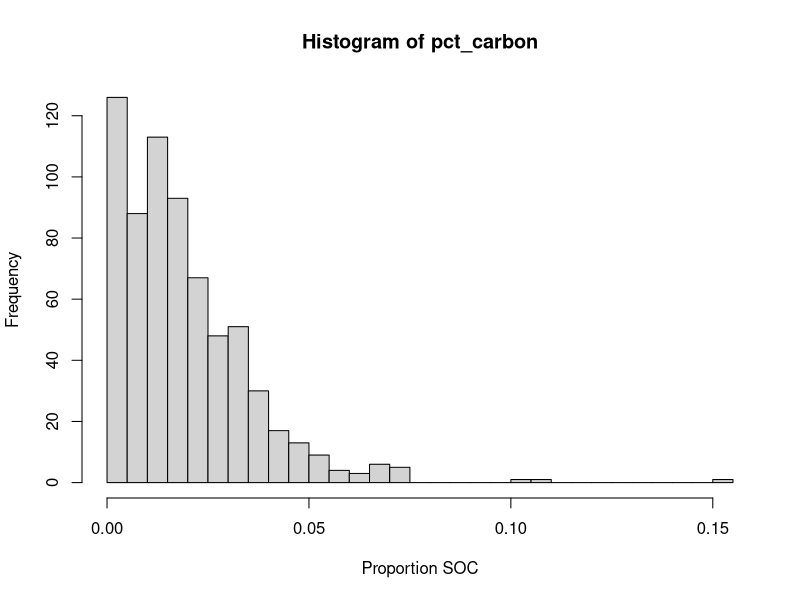
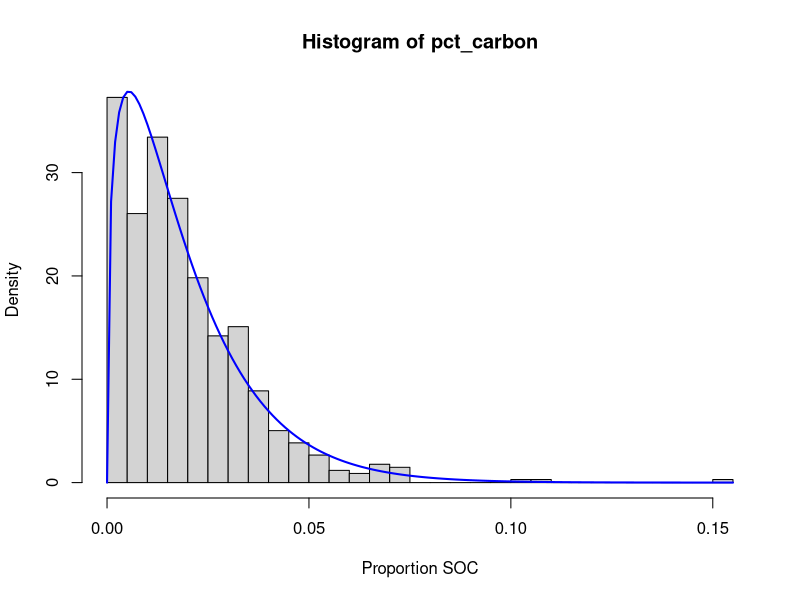
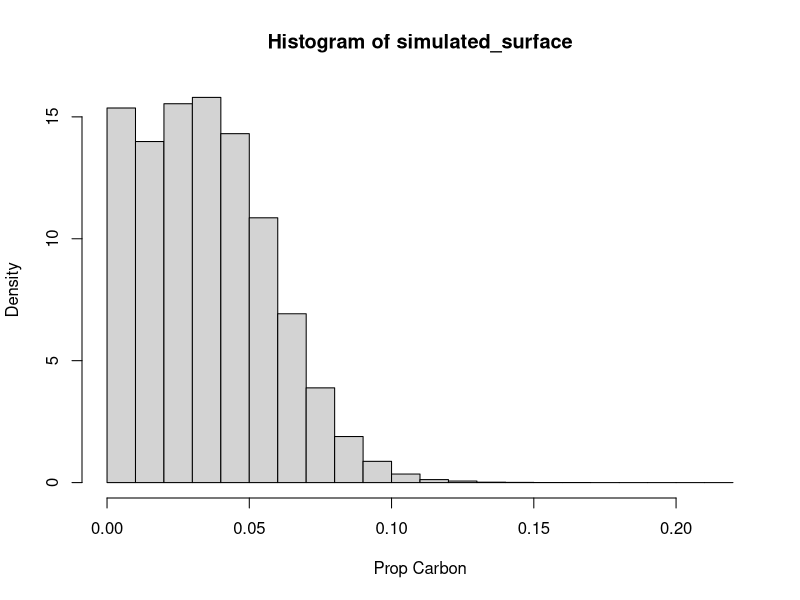
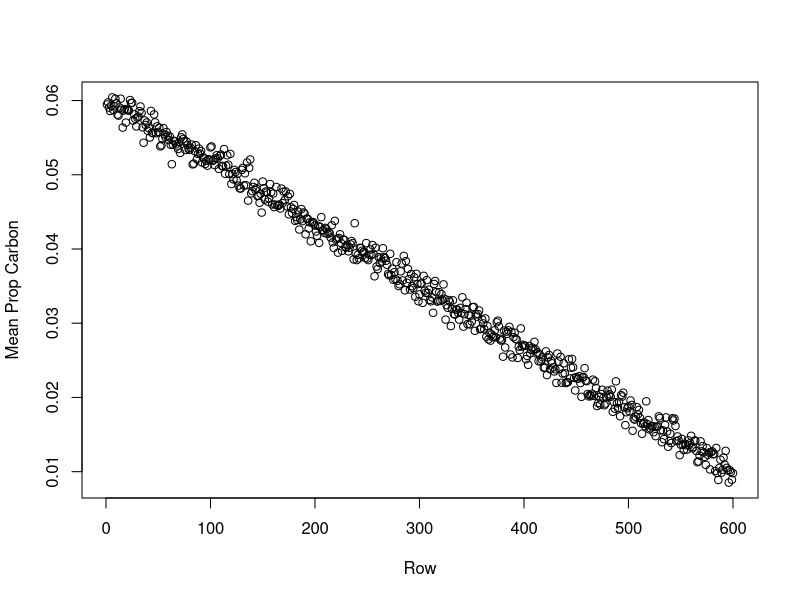
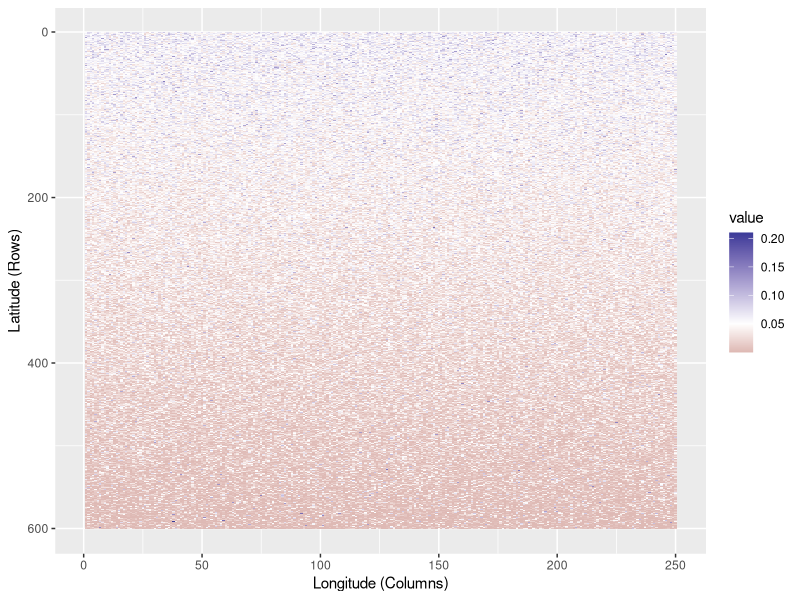

Here is the R script that generated these plots, in order: (Note: this script raises an error after producing the figures.)
## ---- chunk 1
knitr::opts_chunk$set(echo = TRUE, message = FALSE, warning = FALSE)
## ---- chunk 2
library(tidyverse)
## ---- chunk 3
duplicate_data <- read_csv("mcp_duplicates.csv")
#drop samples that were rerun fewer or more than 2 times
no_dups <- names(which(table(duplicate_data$sample_name) < 2))
#also drop runs of atropine standards
duplicate_data <- duplicate_data %>%
  filter(!(sample_name %in% no_dups)) %>%
  filter(!(substr(sample_name, 1, 4) %in% c('atro','blan','Blan','dumm','Dumm'))) %>%
  group_by(sample_name) %>%
  filter(rank(time) <= 2)

duplicate_data
## ---- chunk 4
pct_carbon <- duplicate_data$carbon / 100
hist(pct_carbon, breaks = 30, xlab = "Proportion SOC")
## ---- chunk 5
#little function to return beta parameters given a mean and variance
compute_beta_params <- function(mu, sigma_squared){
  alpha <- ((1 - mu) / sigma_squared - 1 / mu) * mu^2
  beta <- alpha * (1 / mu - 1)
  c("alpha" = alpha, "beta" = beta)
}

mean_carbon <- mean(pct_carbon)
var_carbon <- var(pct_carbon)
beta_params <- compute_beta_params(mu = mean_carbon, sigma_squared = var_carbon)
grid <- seq(0, max(pct_carbon), by=.001)

hist(pct_carbon, breaks = 30, xlab = "Proportion SOC", freq = FALSE)
points(y = dbeta(grid, shape1 = beta_params[1], shape2 = beta_params[2]), x = grid, type = 'l', col = 'blue', lwd = 2)
## ---- chunk 6

simulate_truth <- function(){
  #since silver lab plots are 60 x 25 meters, this gives a resolution of .1 meters
  n_latitude <- 600
  n_longitude <- 250
  #samples are collected at 4 depths: 0-10 cm, 10-30cm, 30-50cm, and 50-100cm
  #ADD DEPTH
  n_depth <- 4
  d <- n_latitude * n_longitude
  
  #first simulate a surface that is a "slope" with the mean decreasing linearly as we move down the surface
  #mean varies across rows, it decreases linearly from .06 to .01
  grid <- (1:n_latitude) / n_latitude
  linear_mean <- .06 * (1-grid) + .01 * grid
  mean_matrix <- matrix(data = rep(linear_mean, n_latitude), nrow = n_latitude, ncol = n_longitude)
  #fix variance initially
  var_matrix <- matrix(.0003, nrow = n_latitude, ncol = n_longitude)
  #simulated carbon matrix
  carbon_matrix <- matrix(0, nrow = n_latitude, ncol = n_longitude)
  for(i in 1:n_latitude){
    for(j in 1:n_longitude){
      beta_params <- compute_beta_params(mu = mean_matrix[i,j], sigma_squared = var_matrix[i,j])
      carbon_matrix[i,j] <- rbeta(n = 1, shape1 = beta_params[1], shape2 = beta_params[2])
    }
  }
  carbon_matrix
}

simulated_surface <- simulate_truth()
## ---- chunk 7
#marginal histogram
hist(simulated_surface, xlab = "Prop Carbon", freq = FALSE)
#means by row
plot(apply(simulated_surface, 1, mean), xlab = "Row", ylab = "Mean Prop Carbon")
#turn to a long dataframe to plot with ggplot
melted_simulated_surface <- reshape2::melt(simulated_surface)
matplot <- ggplot(melted_simulated_surface, aes(x=Var2, y=Var1, fill=value)) + 
  geom_tile() +
  ylab("Latitude (Rows)") +
  xlab("Longitude (Columns)") +
  scale_y_reverse() +
  scale_fill_gradient2(midpoint = 0.05)
matplot
## ---- chunk 8
#note that our imaginary surface is at the 10 x 10 x 10 cm scale, which is 1000 cubic centimeters.
#this implies a bulk density of 1.2 * 1000 = 1200 grams per grid point. 
carbon_mass_surface <- 1200 * simulated_surface
#total carbon in megagrams
total_carbon <- sum(carbon_mass_surface) * (1e-6)
#a 60 x 25 meter plot is .15 of a hectare
MgC_per_ha <- total_carbon / .15
## ---- chunk 9
#function to collect samples from a simulated surface
#inputs:
  #surface: a simulated surface, i.e. a matrix or array with SOC concentrations at each point
#outputs: samples collected along random transects, these are the true values (i.e. with no measurement error)  
collect_sample <- function(surface){
  #start randomly from lower left or lower right hand corner
  left <- sample(c(TRUE, FALSE), size = 1)
  if(left){
    vertical_bounds <- c(nrow(surface)-ceiling(nrow(surface)/10), nrow(surface))
    horizontal_bounds <- c(1,floor(ncol(surface)/10))
  
    initial_location <- c(sample(vertical_bounds[1]:vertical_bounds[2], size = 1), sample(horizontal_bounds[1]:horizontal_bounds[2], size = 1))
    vertical_steps <- floor(seq(0, initial_location[1], length.out = 9))
    horizontal_steps <- floor(seq(0, ncol(surface)-initial_location[2], length.out = 9))
    
    transect <- matrix(c(initial_location[1] - vertical_steps, initial_location[2] + horizontal_steps), nrow = length(vertical_steps))
  } else {
    vertical_bounds <- c(nrow(surface)-ceiling(nrow(surface)/10), nrow(surface))
    horizontal_bounds <- c(ncol(surface),ncol(surface) - floor(ncol(surface)/10))
  
    initial_location <- c(sample(vertical_bounds[1]:vertical_bounds[2], size = 1), sample(horizontal_bounds[1]:horizontal_bounds[2], size = 1))
    vertical_steps <- floor(seq(0, initial_location[1], length.out = 9))
    horizontal_steps <- floor(seq(0, initial_location[2], length.out = 9))
    
    transect <- matrix(c(initial_location[1] - vertical_steps, initial_location[2] - horizontal_steps), nrow = length(vertical_steps))
  }
  true_samples <- simulated_surface[transect]
  true_samples
}
soil_samples <- collect_sample(simulated_surface)
## ---- chunk 10
pct_differences <- duplicate_data %>%
  group_by(sample_name) %>%
  summarize(N_pct_diff = pct_diff(nitrogen), C_pct_diff = pct_diff(carbon), N_abs_diff = abs_diff(nitrogen), C_abs_diff = abs_diff(carbon), C_mean = mean(carbon), N_mean = mean(nitrogen), C_range = abs(diff(carbon)))

hist(pct_differences$C_pct_diff, breaks = 30)

sampled_pds <- sample(pct_differences$C_pct_diff, size = length(soil_samples), replace = TRUE)
#the size of the perturbation is equivalent to the random % difference multiplied by the actual size of each sample. The direction of the perturbation is random.
perturbations <- sample(c(-1,1), size = length(soil_samples), replace = TRUE) * (sampled_pds / 100) * soil_samples

measured_samples <- soil_samples + perturbations
